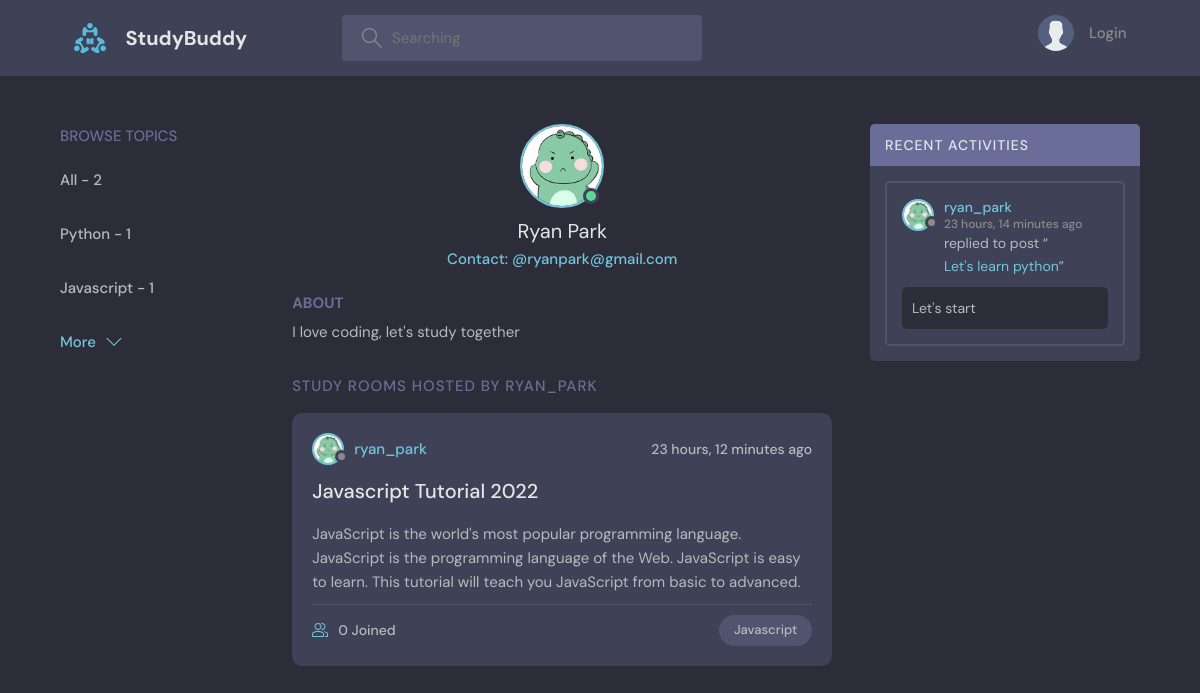
/user_profile/2/, run on the app's committed database.
### home/models.py (models this page shows, shortened)
class Topic(models.Model):
    name = models.CharField(max_length=200)

class User(AbstractUser):
    name = models.CharField(max_length=200 ,null=True)
    email = models.EmailField(unique=True, null=True)
    bio = models.TextField(null=True)
    avater = models.ImageField(null=True, default='avatar.svg')
    USERNAME_FIELD = 'email'
    REQUIRED_FIELDS = []

class Room(models.Model):
    host = models.ForeignKey(User,on_delete=models.SET_NULL,null=True)
    topic = models.ForeignKey(Topic,on_delete=models.SET_NULL,null=True)
    name = models.CharField(max_length=200)
    description = models.TextField(null=True,blank=True)
    participants = models.ManyToManyField(User, related_name='participants', blank=True)
    updated = models.DateTimeField(auto_now=True)
    created = models.DateTimeField(auto_now_add=True)
    class Meta():
        ordering = ['-updated','-created']
    def __str__(self) :
        return self.name

class Message(models.Model):
    user = models.ForeignKey(User, on_delete=models.CASCADE)
    room = models.ForeignKey(Room, on_delete=models.CASCADE)
    body = models.TextField()
    updated = models.DateTimeField(auto_now=True)
    created = models.DateTimeField(auto_now_add=True)
    class Meta():
        ordering = ['-updated','-created']

### home/views.py (the view)
# urls.py: path('user_profile/<str:pk>/', views.user_profile, name='user-profile'),
def user_profile(request,pk):
    user = User.objects.get(id=pk)
    rooms = user.room_set.all()
    rooms_messages = user.message_set.all()
    topics = Topic.objects.all()
    context = {'user': user,'rooms':rooms,'rooms_messages':rooms_messages,'topics':topics}
    return render(request, 'home/profile.html', context)

### home/templates/home/profile.html (shortened to what this page needs)
{% extends 'main.html' %}
{% block content %}
<main class="profile-page layout layout--3">
    <div class="container">
      {% include 'home/topics_component.html'%}
      <div class="roomList">
        <div class="profile">
          <div class="profile__avatar">
            <div class="avatar avatar--large active">
              <img src="{{user.avater.url}}" />
            </div>
          </div>
          <div class="profile__info">
            <h3>{{user.name}}</h3>
            <p>Contact: @{{user.email}}</p>
          </div>
          <div class="profile__about">
            <h3>About</h3>
            <p>
            {{user.bio}}
            </p>
          </div>
        </div>
      <div class="roomList__header">
          <div>
            <h2>Study Rooms Hosted by {{user.username}}</a>
            </h2>
          </div>
        </div>
      {% include 'home/feeds_component.html' %}
      </div>
      <div class="activities">
        <div class="activities__header">
          <h2>Recent Activities</h2>
        </div>
        {% include 'home/activities_component.html' %}
      </div>
    </div>
  </main>
  {% endblock%}

### templates/main.html (shortened to what this page needs)
<!DOCTYPE html>
{% load static%}
<html lang="en">
  <head>
    <link rel="stylesheet" href="{% static 'styles/style.css' %}" />
  </head>
  <body>
    {% include 'navbar.html' %}
    {% block content %}
    {% endblock content %}
  </body>
</html>

### templates/navbar.html (shortened to what this page needs)
{% load static %}
<header class="header header--loggedIn">
    <div class="container">
      <a href="{% url 'home:home'%}" class="header__logo">
        <img src="{% static 'images/logo.svg' %}" />
        <h1>StudyBuddy</h1>
      </a>
      <form class="header__search" method="GET" action="{% url 'home:home'%}">
        <label>
          <input type="text" name="query" placeholder="Searching">
        </label>
      </form>
      <nav class="header__menu">
        {% if request.user.is_authenticated %}
        <div class="header__user">
          <a href="{% url 'home:user-profile' request.user.id %}">
            <div class="avatar avatar--medium active">
              <img src="{{request.user.avater.url}}" />
            </div>
            <p>{{request.user.username}}<span>@{{request.user.username}}</span></p>
          </a>
          <button class="dropdown-button">
            <svg version="1.1" xmlns="http://www.w3.org/2000/svg" width="32" height="32" viewBox="0 0 32 32">
              <title>chevron-down</title>
              <path d="M16 21l-13-13h-3l16 16 16-16h-3l-13 13z"></path>
            </svg>
          </button>
        </div>
        {% else %}
         <a href="{% url 'home:login' %}">
          <img src="{%static 'images/avatar.svg' %}" />
          <p>Login</p>
        </a>
        {% endif %}
      </nav>
    </div>
  </header>
<br>

### home/templates/home/topics_component.html
<div class="topics">
    <div class="topics__header">
        <h2>Browse Topics</h2>
    </div>
    <ul class="topics__list">
        <li>
            <a href="{% url 'home:home' %}">All - {{topics.count}}</a>
        </li>
        {% for topic in topics %}
        <li>
            <a href="{% url 'home:home' %}?query={{topic.name}}">{{topic.name}} - {{topic.room_set.all.count}}</a>
        </li>
        {% endfor %}
    </ul>
    <a class="btn btn--link" href="{% url 'home:topics' %}">
        More
        <svg version="1.1" xmlns="http://www.w3.org/2000/svg" width="32" height="32" viewBox="0 0 32 32">
            <title>chevron-down</title>
            <path d="M16 21l-13-13h-3l16 16 16-16h-3l-13 13z"></path>
        </svg>
    </a>
</div>

### home/templates/home/feeds_component.html (shortened to what this page needs)
{% for room in rooms %}
<div class="roomListRoom">
            <div class="roomListRoom__header">
              <a href="{% url 'home:user-profile' room.host.id%}" class="roomListRoom__author">
                <div class="avatar avatar--small">
                  <img src="{{room.host.avater.url}}" />
                </div>
                <span>{{room.host.username}}</span>
              </a>
              <div class="roomListRoom__actions">
                <span>{{room.updated|timesince}} ago</span>
              </div>
            </div>
            <div class="roomListRoom__content">
            {% if request.user.is_authenticated  %}
              <a href="{% url 'home:room' room.id %}">{{room.name}}</a>
            {% else %}
            <a href="{% url 'home:login' %}">{{room.name}}</a>
            {% endif%}
            <div>
              {{room.description}}
            </div>
            </div>
            <div class="roomListRoom__meta">
              <a href="{% url 'home:room' room.id %}" class="roomListRoom__joined">
                {{room.participants.all.count}} Joined
              </a>
              <p class="roomListRoom__topic">{{room.topic.name}}</p>
            </div>
</div>
{% endfor %}

### home/templates/home/activities_component.html (shortened to what this page needs)
{% for message in rooms_messages %}
<div class="activities__box">
  <div class="activities__boxHeader roomListRoom__header">
    <a href="{% url 'home:user-profile' message.user.id %}" class="roomListRoom__author">
      <div class="avatar avatar--small">
        <img src="{{message.user.avater.url}}" />
      </div>
      <p>
        {{message.user.username}}
        <span>{{message.updated|timesince}} ago</span>
      </p>
    </a>
  </div>
  <div class="activities__boxContent">
    <p>replied to post “<a href="{% url 'home:room' message.room.id%}">{{message.room}}</a>”</p>
    <div class="activities__boxRoomContent">
      {{message.body}}
    </div>
  </div>
</div>
{% endfor %}

### data on the page
Topic: name "Python", room_set.all.count "1"
Topic: name "Javascript", room_set.all.count "1"
User: avater (picture), name "Ryan Park", email "ryanpark@gmail.com", bio "I love coding, let's study together", username "RYAN_PARK"
Room: host.avater (picture), host.username "ryan_park", updated "23 hours, 12 minutes", name "Javascript Tutorial 2022", description "JavaScript is the world's most popular programming language. JavaScript is the programming language of the Web. JavaScript is easy to learn. This tutorial will teach you JavaScript from basic to advanced.", participants.all.count "0", topic.name "Javascript"
Message: user.avater (picture), user.username "ryan_park", updated "23 hours, 14 minutes", room "Let's learn python", body "Let's start"

### other printed values
{{ topics.count }} "2"
